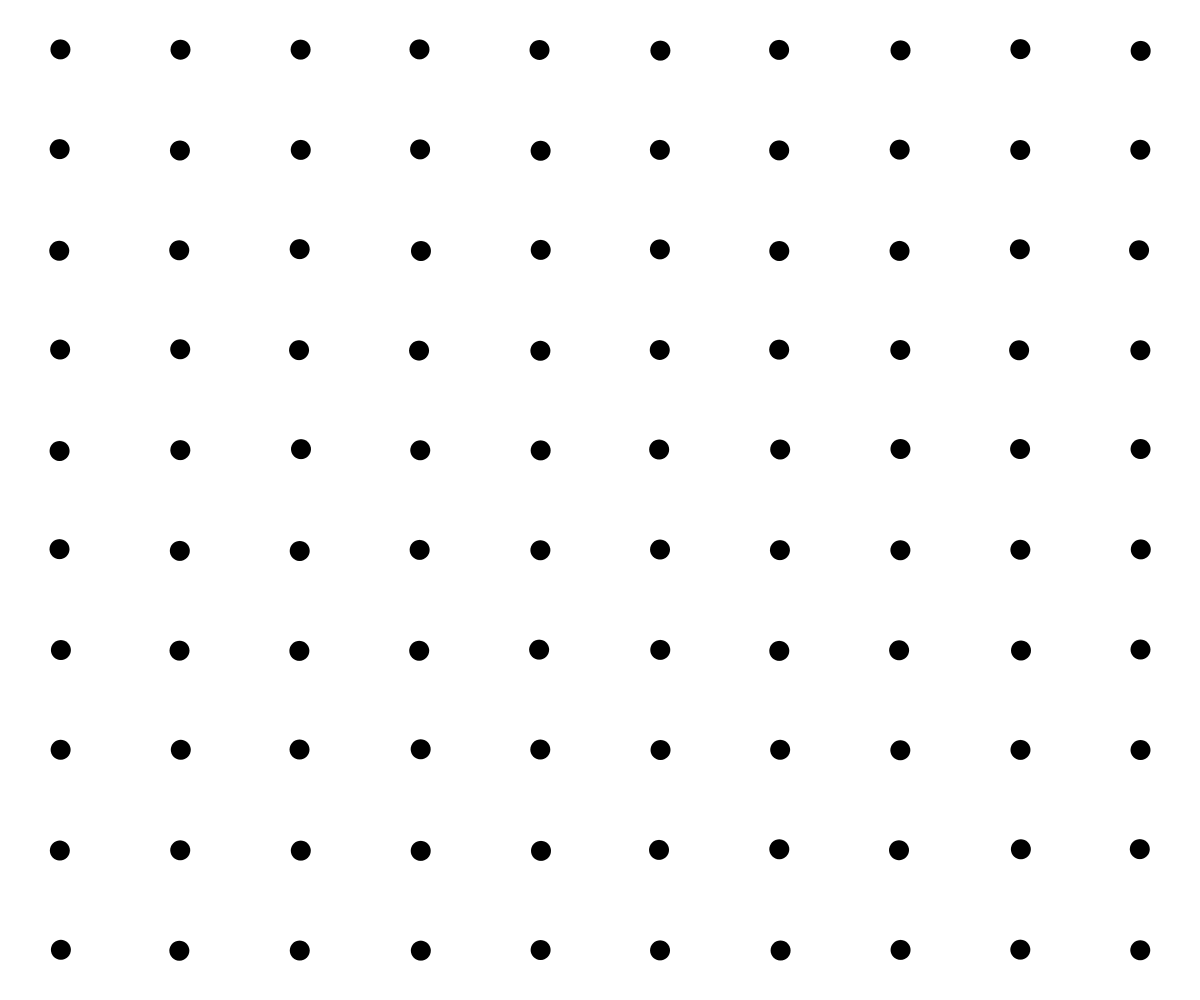
Frame 1 (no input)
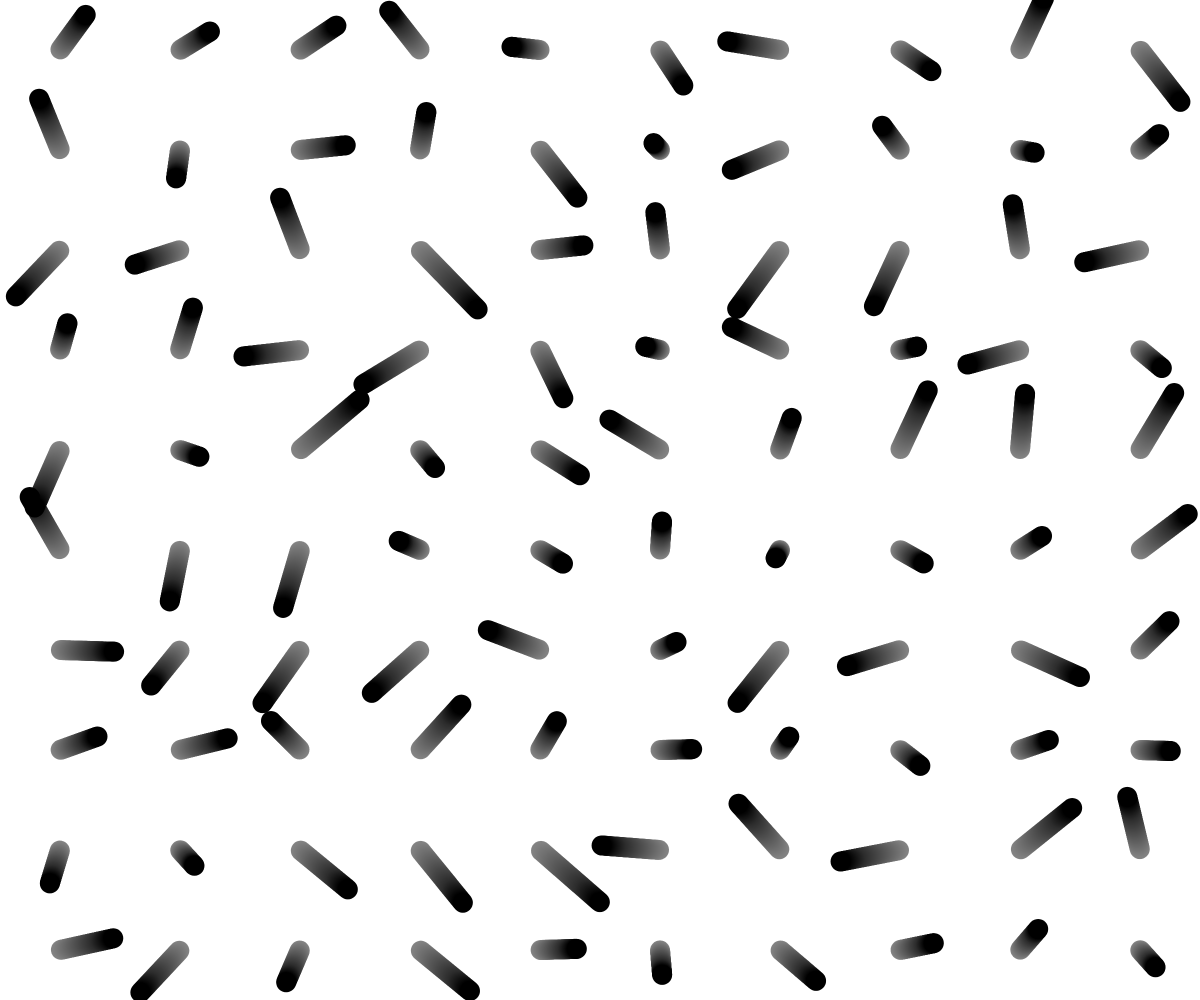
Frame 60 (no input)
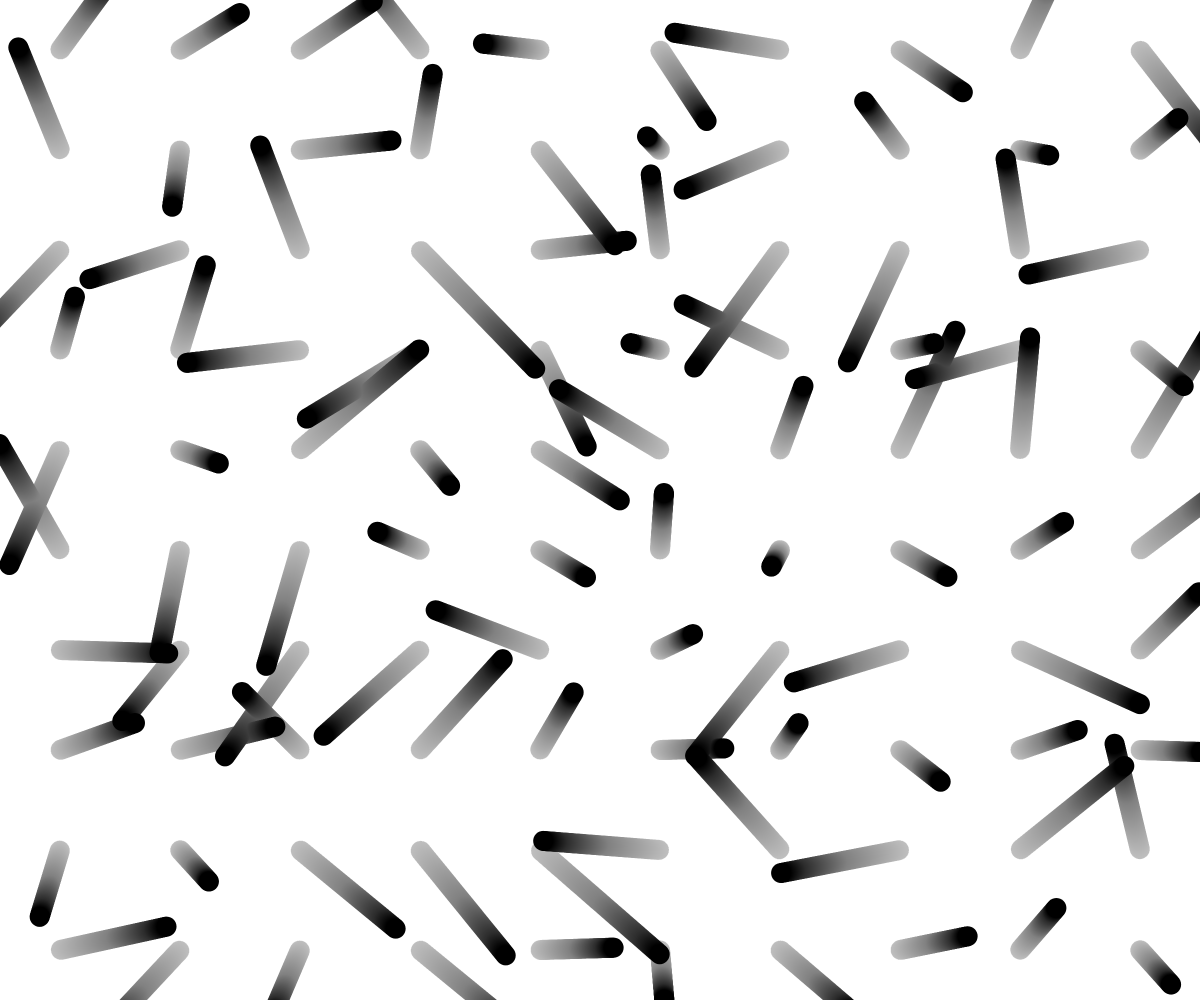
Frame 120 (the mouse pressed at the canvas centre since frame 60)

The p5.js sketch that drew these frames (run headless with seeded random() and noise() and a simulated clock; from frame 60 on, the mouse is pressed at the canvas centre):

// p5.js sketch
// ── sketch.js
const grid = {
	numColumns: 10,
	numRows: 10,
};
const ball = {
	diameter: 20,
	color: "black",
};
const moveProps = {
	amplitude: null,
	velocity: 0.01,
};

const arrayBalls = [];

function defineNumCells() {
	// grid.numRows = Math.floor(windowHeight / 10);
	// grid.numColumns = Math.floor(windowWidth / 10);
}

function setup() {
	moveProps.amplitude = windowWidth / 30;
	defineNumCells();
	initBalls();
	createCanvas(windowWidth, windowHeight);
	pixelDensity(2);
}

function initBalls() {
	for (let yPos = 0; yPos < grid.numRows; yPos = yPos + 1) {
		for (let xPos = 0; xPos < grid.numColumns; xPos = xPos + 1) {
			const sizeColumn = windowWidth / grid.numColumns;
			const sizeRow = windowHeight / grid.numRows;
			const positionBall = {
				x: sizeColumn * xPos + sizeColumn / 2,
				y: sizeRow * yPos + sizeRow / 2,
			};
			const balle = {
				col: xPos,
				row: yPos,
				position: { x: positionBall.x, y: positionBall.y },
				velocity: { x: random(-1, 1), y: random(-1, 1) },
			};
			arrayBalls.push(balle);
		}
	}
}

function draw() {
	noStroke();
	background("rgba(255,255,255,0.01)");
	fill("black");

	for (let i = 0; i < arrayBalls.length; i++) {
		arrayBalls[i].position.x =
			arrayBalls[i].position.x + arrayBalls[i].velocity.x;
		arrayBalls[i].position.y =
			arrayBalls[i].position.y + arrayBalls[i].velocity.y;

		noStroke();
		fill("black");
		ellipse(arrayBalls[i].position.x, arrayBalls[i].position.y, ball.diameter);
	}
}

function windowResized() {
	resizeCanvas(windowWidth, windowHeight);
	setup();
}
